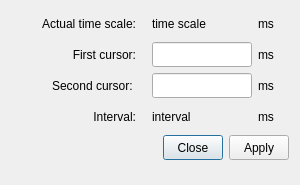
<?xml version="1.0" encoding="UTF-8"?>
<ui version="4.0">
 <class>SetCursorPositionWindow</class>
 <widget class="QDialog" name="SetCursorPositionWindow">
  <property name="geometry">
   <rect>
    <x>0</x>
    <y>0</y>
    <width>300</width>
    <height>185</height>
   </rect>
  </property>
  <property name="minimumSize">
   <size>
    <width>300</width>
    <height>185</height>
   </size>
  </property>
  <property name="maximumSize">
   <size>
    <width>300</width>
    <height>185</height>
   </size>
  </property>
  <property name="windowTitle">
   <string>Dialog</string>
  </property>
  <layout class="QVBoxLayout" name="verticalLayout">
   <item>
    <layout class="QHBoxLayout" name="horizontalLayout_4">
     <item>
      <widget class="QLabel" name="label_5">
       <property name="minimumSize">
        <size>
         <width>135</width>
         <height>25</height>
        </size>
       </property>
       <property name="maximumSize">
        <size>
         <width>135</width>
         <height>25</height>
        </size>
       </property>
       <property name="text">
        <string>Actual time scale:   </string>
       </property>
       <property name="alignment">
        <set>Qt::AlignRight|Qt::AlignTrailing|Qt::AlignVCenter</set>
       </property>
      </widget>
     </item>
     <item>
      <widget class="QLabel" name="actualTimeScaleLabel">
       <property name="minimumSize">
        <size>
         <width>100</width>
         <height>25</height>
        </size>
       </property>
       <property name="maximumSize">
        <size>
         <width>100</width>
         <height>25</height>
        </size>
       </property>
       <property name="text">
        <string>time scale</string>
       </property>
      </widget>
     </item>
     <item>
      <widget class="QLabel" name="label_4">
       <property name="minimumSize">
        <size>
         <width>25</width>
         <height>25</height>
        </size>
       </property>
       <property name="maximumSize">
        <size>
         <width>25</width>
         <height>25</height>
        </size>
       </property>
       <property name="text">
        <string>ms</string>
       </property>
      </widget>
     </item>
     <item>
      <spacer name="horizontalSpacer_4">
       <property name="orientation">
        <enum>Qt::Horizontal</enum>
       </property>
       <property name="sizeHint" stdset="0">
        <size>
         <width>40</width>
         <height>20</height>
        </size>
       </property>
      </spacer>
     </item>
    </layout>
   </item>
   <item>
    <layout class="QHBoxLayout" name="horizontalLayout">
     <item>
      <widget class="QLabel" name="label">
       <property name="minimumSize">
        <size>
         <width>135</width>
         <height>25</height>
        </size>
       </property>
       <property name="maximumSize">
        <size>
         <width>135</width>
         <height>25</height>
        </size>
       </property>
       <property name="text">
        <string>First cursor:   </string>
       </property>
       <property name="alignment">
        <set>Qt::AlignRight|Qt::AlignTrailing|Qt::AlignVCenter</set>
       </property>
      </widget>
     </item>
     <item>
      <widget class="QLineEdit" name="firstCursorLineEdit">
       <property name="minimumSize">
        <size>
         <width>100</width>
         <height>25</height>
        </size>
       </property>
       <property name="maximumSize">
        <size>
         <width>100</width>
         <height>25</height>
        </size>
       </property>
      </widget>
     </item>
     <item>
      <widget class="QLabel" name="label_7">
       <property name="minimumSize">
        <size>
         <width>25</width>
         <height>25</height>
        </size>
       </property>
       <property name="maximumSize">
        <size>
         <width>25</width>
         <height>25</height>
        </size>
       </property>
       <property name="text">
        <string>ms</string>
       </property>
      </widget>
     </item>
     <item>
      <spacer name="horizontalSpacer">
       <property name="orientation">
        <enum>Qt::Horizontal</enum>
       </property>
       <property name="sizeHint" stdset="0">
        <size>
         <width>40</width>
         <height>20</height>
        </size>
       </property>
      </spacer>
     </item>
    </layout>
   </item>
   <item>
    <layout class="QHBoxLayout" name="horizontalLayout_2">
     <item>
      <widget class="QLabel" name="label_2">
       <property name="minimumSize">
        <size>
         <width>135</width>
         <height>25</height>
        </size>
       </property>
       <property name="maximumSize">
        <size>
         <width>135</width>
         <height>25</height>
        </size>
       </property>
       <property name="text">
        <string>Second cursor:    </string>
       </property>
       <property name="alignment">
        <set>Qt::AlignRight|Qt::AlignTrailing|Qt::AlignVCenter</set>
       </property>
      </widget>
     </item>
     <item>
      <widget class="QLineEdit" name="secondCursorLineEdit">
       <property name="minimumSize">
        <size>
         <width>100</width>
         <height>25</height>
        </size>
       </property>
       <property name="maximumSize">
        <size>
         <width>100</width>
         <height>25</height>
        </size>
       </property>
      </widget>
     </item>
     <item>
      <widget class="QLabel" name="label_8">
       <property name="minimumSize">
        <size>
         <width>25</width>
         <height>25</height>
        </size>
       </property>
       <property name="maximumSize">
        <size>
         <width>25</width>
         <height>25</height>
        </size>
       </property>
       <property name="text">
        <string>ms</string>
       </property>
      </widget>
     </item>
     <item>
      <spacer name="horizontalSpacer_2">
       <property name="orientation">
        <enum>Qt::Horizontal</enum>
       </property>
       <property name="sizeHint" stdset="0">
        <size>
         <width>40</width>
         <height>20</height>
        </size>
       </property>
      </spacer>
     </item>
    </layout>
   </item>
   <item>
    <layout class="QHBoxLayout" name="horizontalLayout_3">
     <item>
      <widget class="QLabel" name="label_3">
       <property name="minimumSize">
        <size>
         <width>135</width>
         <height>25</height>
        </size>
       </property>
       <property name="maximumSize">
        <size>
         <width>135</width>
         <height>25</height>
        </size>
       </property>
       <property name="text">
        <string>Interval:   </string>
       </property>
       <property name="alignment">
        <set>Qt::AlignRight|Qt::AlignTrailing|Qt::AlignVCenter</set>
       </property>
      </widget>
     </item>
     <item>
      <widget class="QLabel" name="intervalLabel">
       <property name="minimumSize">
        <size>
         <width>100</width>
         <height>25</height>
        </size>
       </property>
       <property name="maximumSize">
        <size>
         <width>100</width>
         <height>25</height>
        </size>
       </property>
       <property name="text">
        <string>interval</string>
       </property>
      </widget>
     </item>
     <item>
      <widget class="QLabel" name="label_6">
       <property name="minimumSize">
        <size>
         <width>25</width>
         <height>25</height>
        </size>
       </property>
       <property name="maximumSize">
        <size>
         <width>25</width>
         <height>25</height>
        </size>
       </property>
       <property name="text">
        <string>ms</string>
       </property>
      </widget>
     </item>
     <item>
      <spacer name="horizontalSpacer_3">
       <property name="orientation">
        <enum>Qt::Horizontal</enum>
       </property>
       <property name="sizeHint" stdset="0">
        <size>
         <width>40</width>
         <height>20</height>
        </size>
       </property>
      </spacer>
     </item>
    </layout>
   </item>
   <item>
    <layout class="QHBoxLayout" name="horizontalLayout_5">
     <item>
      <spacer name="horizontalSpacer_5">
       <property name="orientation">
        <enum>Qt::Horizontal</enum>
       </property>
       <property name="sizeHint" stdset="0">
        <size>
         <width>40</width>
         <height>20</height>
        </size>
       </property>
      </spacer>
     </item>
     <item>
      <widget class="QPushButton" name="closeButton">
       <property name="minimumSize">
        <size>
         <width>60</width>
         <height>25</height>
        </size>
       </property>
       <property name="maximumSize">
        <size>
         <width>60</width>
         <height>25</height>
        </size>
       </property>
       <property name="text">
        <string>Close</string>
       </property>
      </widget>
     </item>
     <item>
      <widget class="QPushButton" name="applyButton">
       <property name="minimumSize">
        <size>
         <width>60</width>
         <height>25</height>
        </size>
       </property>
       <property name="maximumSize">
        <size>
         <width>60</width>
         <height>25</height>
        </size>
       </property>
       <property name="text">
        <string>Apply</string>
       </property>
      </widget>
     </item>
    </layout>
   </item>
   <item>
    <spacer name="verticalSpacer">
     <property name="orientation">
      <enum>Qt::Vertical</enum>
     </property>
     <property name="sizeHint" stdset="0">
      <size>
       <width>20</width>
       <height>40</height>
      </size>
     </property>
    </spacer>
   </item>
  </layout>
 </widget>
 <resources/>
 <connections/>
</ui>
